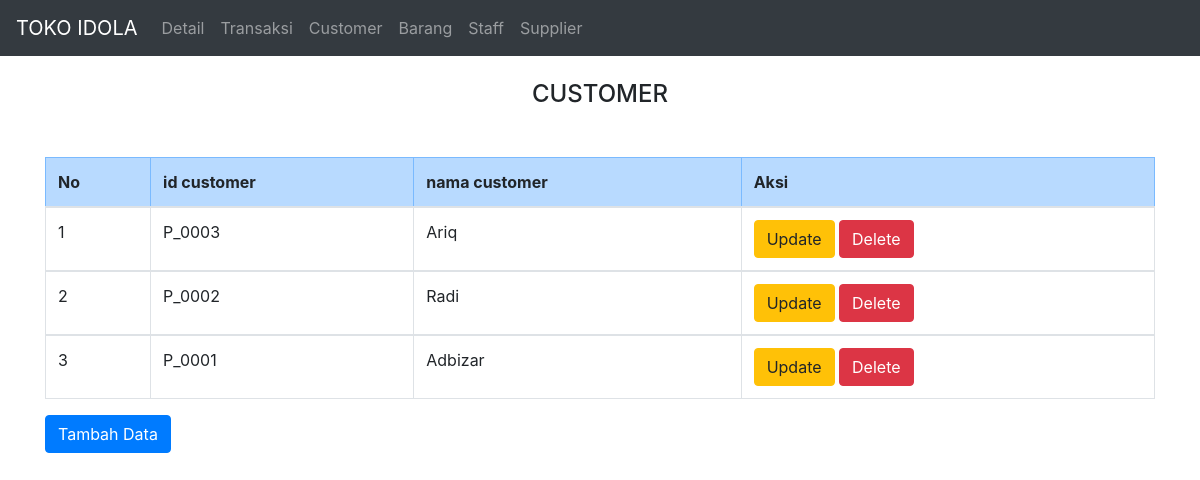
/pembeli.php, run on the app's committed database.
### tables this page shows
CREATE TABLE `pembeli` (
  `id_pembeli` varchar(10) NOT NULL,
  `nama_pembeli` varchar(30) NOT NULL
);

### pembeli.php (the view, shortened to what this page needs)
<!DOCTYPE html>
<html lang="en">
<head>
    <link rel="stylesheet" href="https://cdn.jsdelivr.net/npm/bootstrap@4.6.1/dist/css/bootstrap.min.css">
</head>
<body>
    <nav class="navbar navbar-expand-lg navbar-dark bg-dark">
        <a class="navbar-brand" href="#">TOKO IDOLA</a>
        <div class="collapse navbar-collapse" id="navbarNav">
            <ul class="navbar-nav">
                <li class="nav-item">
                    <a class="nav-link" href="index.php">Detail</a>
                </li>
                <li class="nav-item">
                    <a class="nav-link" href="transaksi.php">Transaksi</a>
                </li>
                <li class="nav-item">
                    <a class="nav-link" href="pembeli.php">Customer</a>
                </li>
                <li class="nav-item">
                    <a class="nav-link" href="barang.php">Barang</a>
                </li>
                <li class="nav-item">
                    <a class="nav-link" href="staff.php">Staff</a>
                </li>
                <li class="nav-item">
                    <a class="nav-link" href="supplier.php">Supplier</a>
                </li>
            </ul>
        </div>
    </nav>
<div class="container">
    <br>
    <h4><center>CUSTOMER</center></h4>
     <tr class="table-danger">
            <br>
        <thead>
        <tr>
       <table class="my-3 table table-bordered">
            <tr class="table-primary">
            <th>No</th>
            <th>id customer</th>
            <th>nama customer</th>
            <th colspan='2'>Aksi</th>
        </tr>
        </thead>
        <?php
        include "koneksi.php";
        $sql="select * from pembeli order by id_pembeli desc";
        $hasil=mysqli_query($conn,$sql);
        $no=0;
        while ($data = mysqli_fetch_array($hasil)) {
            $no++;
            ?>
            <tbody>
            <tr>
                <td><?php echo $no;?></td>
                <td><?php echo $data["id_pembeli"]; ?></td>
                <td><?php echo $data["nama_pembeli"];   ?></td>
                <td>
                    <a href="updatepembeli.php?id_pembeli=<?php echo htmlspecialchars($data['id_pembeli']); ?>" class="btn btn-warning" role="button">Update</a>
                    <a href="<?php echo htmlspecialchars($_SERVER["PHP_SELF"]);?>?id_pembeli=<?php echo $data['id_pembeli']; ?>" class="btn btn-danger" role="button">Delete</a>
                </td>
            </tr>
            </tbody>
            <?php
        }
        ?>
    <a href="createpembeli.php" class="btn btn-primary" role="button">Tambah Data</a>
</div>
</body>
</html>

### data on the page
pembeli: id_pembeli "P_0003", nama_pembeli "Ariq"
pembeli: id_pembeli "P_0002", nama_pembeli "Radi"
pembeli: id_pembeli "P_0001", nama_pembeli "Adbizar"
